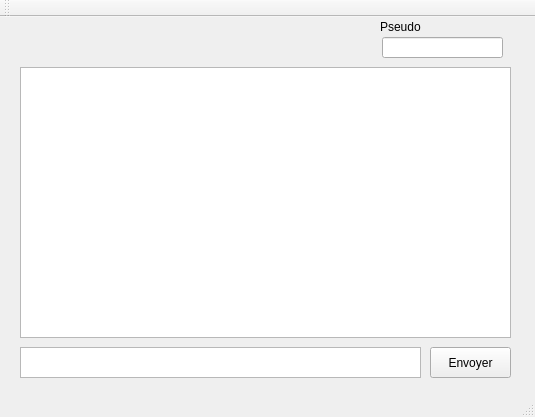
<?xml version="1.0" encoding="UTF-8"?>
<ui version="4.0">
 <class>MainWindow</class>
 <widget class="QMainWindow" name="MainWindow">
  <property name="geometry">
   <rect>
    <x>0</x>
    <y>0</y>
    <width>535</width>
    <height>417</height>
   </rect>
  </property>
  <property name="windowTitle">
   <string>MainWindow</string>
  </property>
  <widget class="QWidget" name="centralWidget">
   <widget class="QPushButton" name="pushButton_Send">
    <property name="geometry">
     <rect>
      <x>430</x>
      <y>330</y>
      <width>81</width>
      <height>31</height>
     </rect>
    </property>
    <property name="text">
     <string>Envoyer</string>
    </property>
   </widget>
   <widget class="QTextBrowser" name="textBrowser">
    <property name="geometry">
     <rect>
      <x>20</x>
      <y>50</y>
      <width>491</width>
      <height>271</height>
     </rect>
    </property>
   </widget>
   <widget class="QTextEdit" name="textEdit">
    <property name="geometry">
     <rect>
      <x>20</x>
      <y>330</y>
      <width>401</width>
      <height>31</height>
     </rect>
    </property>
   </widget>
   <widget class="QLabel" name="label">
    <property name="geometry">
     <rect>
      <x>380</x>
      <y>0</y>
      <width>61</width>
      <height>20</height>
     </rect>
    </property>
    <property name="text">
     <string>Pseudo</string>
    </property>
   </widget>
   <widget class="QLineEdit" name="lineEdit">
    <property name="geometry">
     <rect>
      <x>382</x>
      <y>20</y>
      <width>121</width>
      <height>21</height>
     </rect>
    </property>
   </widget>
  </widget>
  <widget class="QMenuBar" name="menuBar">
   <property name="geometry">
    <rect>
     <x>0</x>
     <y>0</y>
     <width>535</width>
     <height>21</height>
    </rect>
   </property>
  </widget>
  <widget class="QToolBar" name="mainToolBar">
   <attribute name="toolBarArea">
    <enum>TopToolBarArea</enum>
   </attribute>
   <attribute name="toolBarBreak">
    <bool>false</bool>
   </attribute>
  </widget>
  <widget class="QStatusBar" name="statusBar"/>
 </widget>
 <layoutdefault spacing="6" margin="11"/>
 <resources/>
 <connections/>
</ui>
